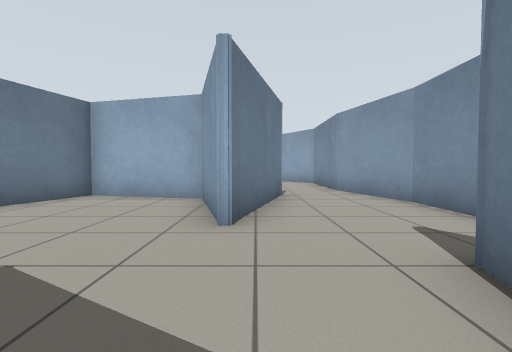
View 1 (above)

19 first-person views from a walk through a world built for the Gazebo simulator. The camera is 0.72 m above the floor, tilts 2° down and sees 85° across. The floor is counted in squares, 1 m on a side. Each view is taken from the middle of a square. On the plan, view 1 faces up. The plan holds only what a view shows up to about 10 squares ahead; the rest is blank. The robots in the file are not drawn.

View 2
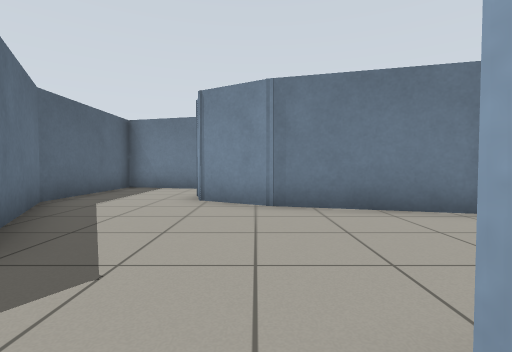

View 3
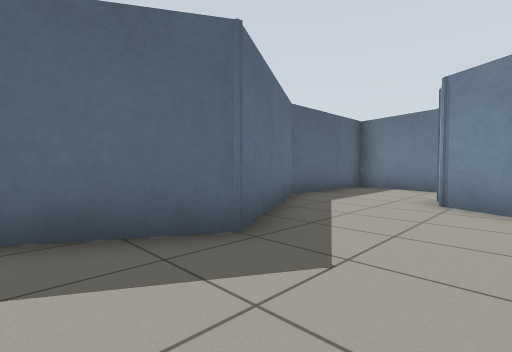

View 4
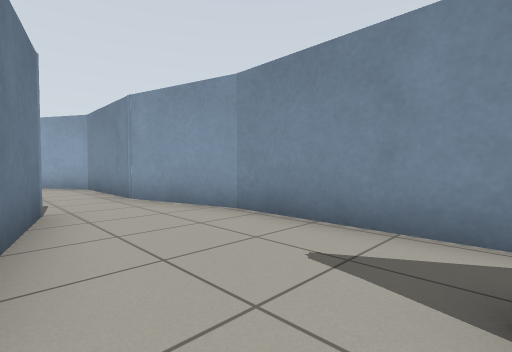

View 5
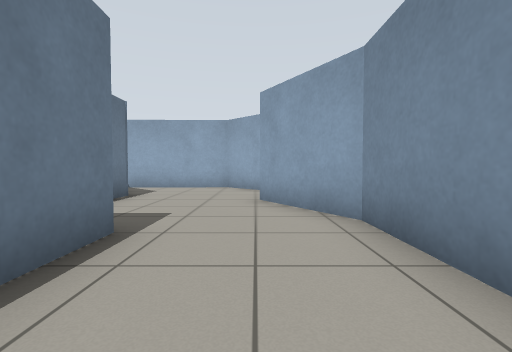

View 6
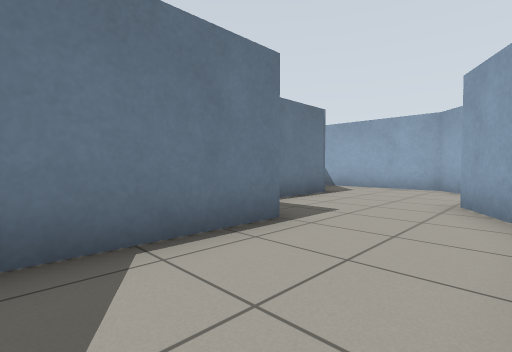

View 7
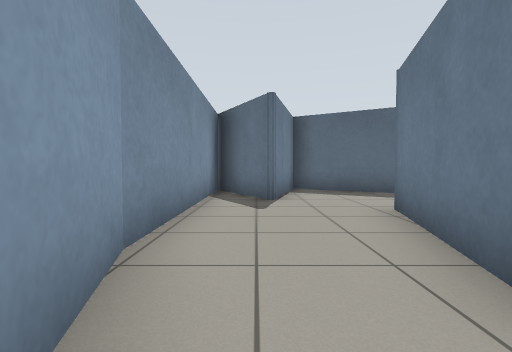

View 8
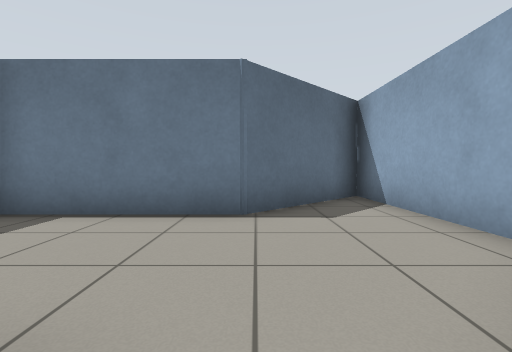

View 9
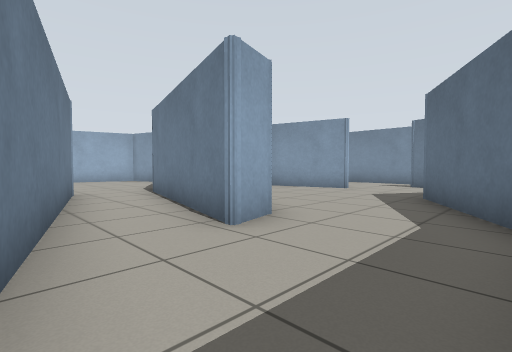

View 10
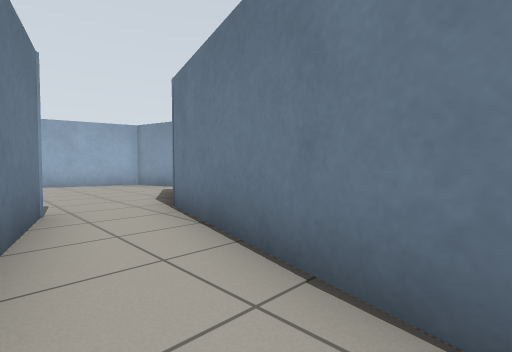

View 11
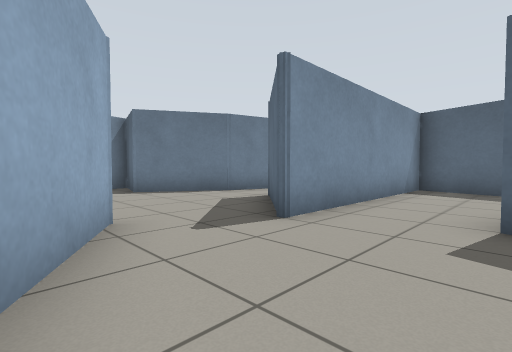

View 12
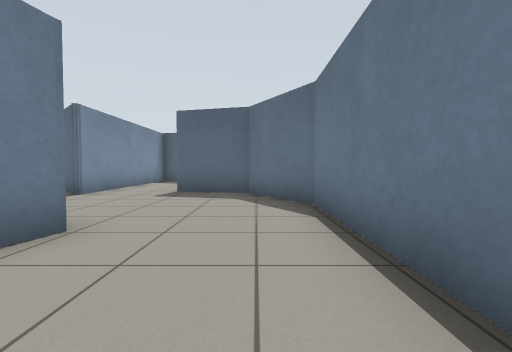

View 13
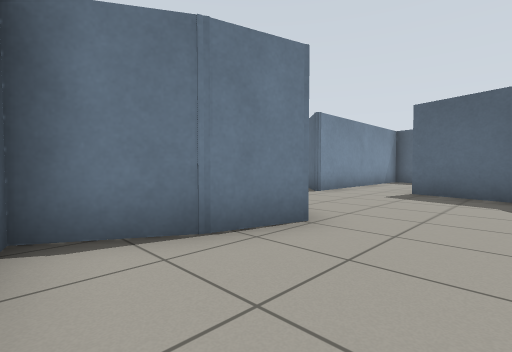

View 14
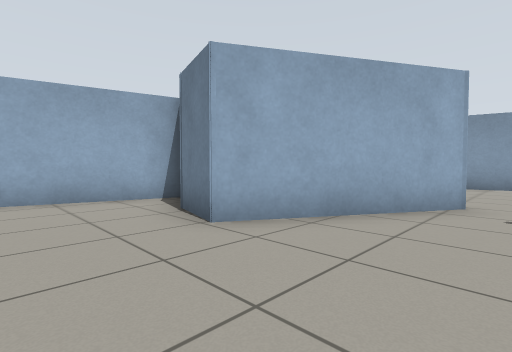

View 15
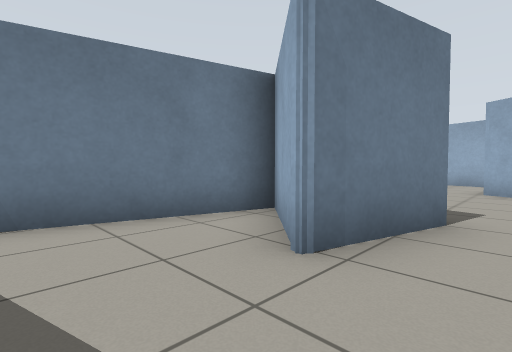

View 16
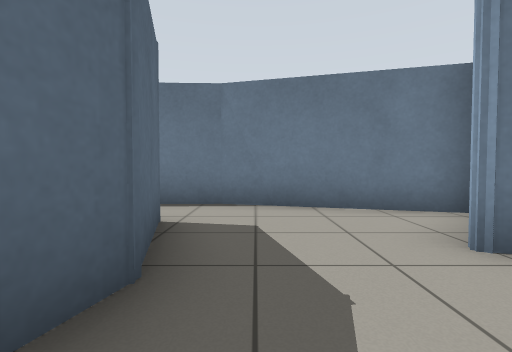

View 17
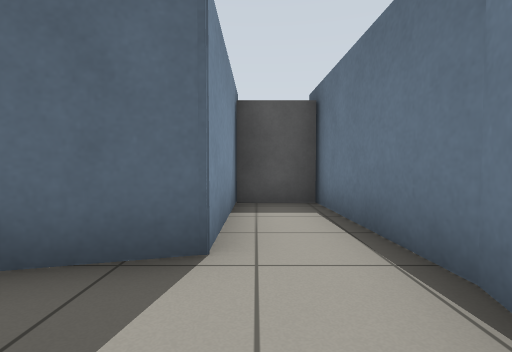

View 18
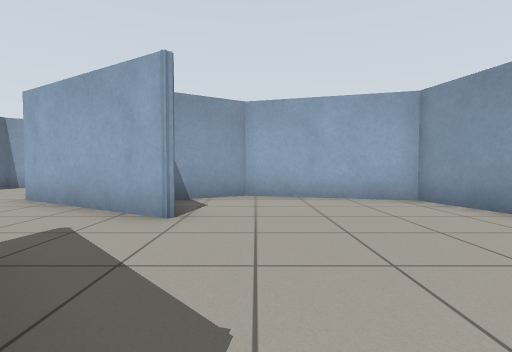

View 19
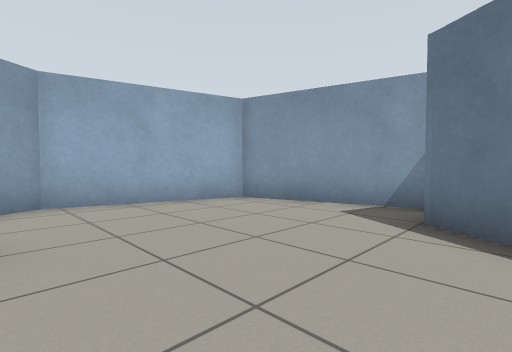

### Floor plan
Points are (right, up) in squares from view 1. A wall is a line through its corners. A room is listed if a view was taken in it or the views show most of it. See-through windows are left out.
Room 1 (views 1, 2, 3, 4, 5, 6, 7, 8, 9, 10)
walls: (0.6, 7) (-0.4, 3.2) (-1.2, 6.1) (-4.1, 6.9) (-5.1, 3.1); (-5, 3.3) (-5.8, 1.9) (-6.8, 1.6) (-6.3, 3.5); (2.4, 8.2) (2.4, 11.7) (1.1, 14.1); (3.2, 5.6) (2.4, 8.5); (-0.5, 11.1) (-0.5, 8); (-8.2, 3.8) (-9.6, -1.3) (-5.6, -1.3) (-2, 0.7) (0.8, -0.9) (1.6, 2.1); (3.1, 0) (3.1, 5.6); (1.1, 16.5) (0, 17.5) (-4.8, 17.4) (-2.1, 14.8) (-2.1, 11.1)
ways out: opening at (-7, 3) to room 3
Room 2 (views 11, 12, 13, 14, 15, 16, 17)
walls: (-9, 11.3) (-11.9, 12.9) (-11.5, 14.4); (-11.6, 14.2) (-10.6, 15.8) (-13.8, 16.7); (-13.6, 2.7) (-11.7, 3.2) (-9.6, 2.7) (-9.6, 9.1); (-14.6, 16.4) (-15.1, 16.1) (-15.1, 10.8) (-13.8, 8.6) (-11.8, 8) (-12.3, 5.8) (-14.2, 7.6) (-15.4, 3.2)
ways out: opening at (-9, 10) to room 3; opening at (-14, 4) to room 4
Room 3 (views 18, 19)
walls: (-8.2, 10.8) (-9, 11.3); (-7.4, 6.9) (-8.2, 3.8); (-5.5, 6.5) (-4.2, 8.9) (-2.4, 8.5) (-3.6, 12.8) (-7.2, 13.8) (-8.7, 13); (-9.6, 9.1) (-7.6, 7.2); (-6.3, 3.5) (-5.4, 6.8)
ways out: opening at (-7, 3) to room 1; opening at (-9, 10) to room 2
Room 4 (no view inside)
walls: (-15.3, 3.4) (-15.2, -0.5); (-13.6, -0.1) (-13.6, 2.7)
ways out: opening at (-14, 4) to room 2; opening at (-14, 0)

Positions as (right, up) in squares from view 1, and headings:
1: (0, 0), facing up
2: (0, 3), facing left
3: (0, 3), facing down-left
4: (0, 2), facing up-right
5: (1, 8), facing up
6: (2, 8), facing up-left
7: (2, 8), facing down
8: (2, 15), facing left
9: (-9, -1), facing up-right
10: (-8, 2), facing up-right
11: (-12, 12), facing down-right
12: (-14, 16), facing down
13: (-14, 16), facing down-right
14: (-14, 10), facing up-right
15: (-11, 4), facing up-left
16: (-10, 4), facing left
17: (-14, 5), facing down
18: (-7, 7), facing up
19: (-8, 8), facing up-right
